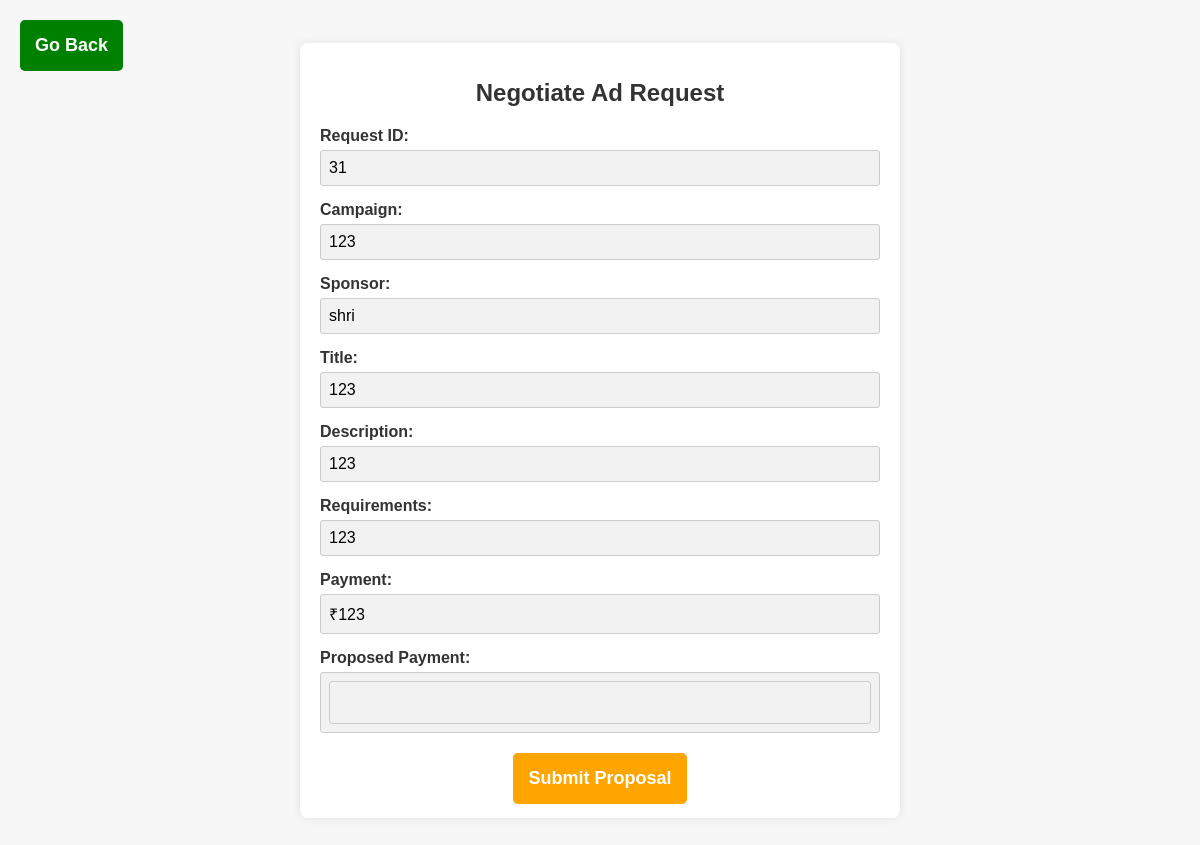
/ad_request/influencer/create_negotiation/5/31 (signed in), run on the app's committed database.
### application/models.py (models this page shows)
class AdRequest(db.Model):
    __tablename__ = 'AdRequest'
    RequestID = db.Column(db.Integer, primary_key=True)
    Title = db.Column(db.String(255), nullable=False, unique=True)
    Description = db.Column(db.Text)
    Requirements = db.Column(db.Text)
    Payment = db.Column(db.Float)
    CampaignID = db.Column(db.Integer, db.ForeignKey('campaign.CampaignID', ondelete='CASCADE'), nullable=False)
    Status = db.Column(db.String(10), default='Pending', nullable=False)
    campaign = db.relationship('Campaign', back_populates='ad_requests')
    ad_negotiations = db.relationship('AdNegotiation', back_populates='ad_request', cascade='all, delete-orphan')
    __table_args__=(
        db.CheckConstraint("Status IN ('Pending', 'Accepted','Closed')", name='check_status'),
    )

class Campaign(db.Model):
    CampaignID = db.Column(db.Integer, primary_key=True, autoincrement=True)
    Name = db.Column(db.String(255), nullable=False)
    Description = db.Column(db.Text)
    StartDate = db.Column(db.Date)
    EndDate = db.Column(db.Date)
    SponsorID = db.Column(db.Integer, db.ForeignKey('sponsor.SponsorID'), nullable=False)
    InfluencerID = db.Column(db.Integer, db.ForeignKey('influencer.InfluencerID'))
    Budget = db.Column(db.Float)
    Goal = db.Column(db.Text)
    Outreach = db.Column(db.Integer)
    Visibility = db.Column(db.Enum('Public', 'Private'))
    Flagged = db.Column(db.Integer,nullable=False,default=0)
    sponsor = db.relationship('Sponsor', back_populates='campaigns')
    influencer = db.relationship('Influencer', back_populates='campaigns')
    ad_requests = db.relationship('AdRequest', back_populates='campaign', cascade='all, delete-orphan')

class Sponsor(db.Model):
    SponsorID = db.Column(db.Integer, primary_key=True, autoincrement=True)
    Name = db.Column(db.String(255), nullable=False)
    Password = db.Column(db.String(255), nullable=False)
    JoiningDate = db.Column(db.Date)
    Brand = db.Column(db.String(255))
    Industry = db.Column(db.String(255))
    Email = db.Column(db.String(255), nullable=False)
    PhoneNo = db.Column(db.String(255), nullable=False)
    BrandDescription = db.Column(db.String(255))
    Address = db.Column(db.String(255))
    Website = db.Column(db.String(255))
    Flagged = db.Column(db.Integer,nullable=False,default=0)
    ProfilePicLink=db.Column(db.String(255))
    campaigns = db.relationship('Campaign', back_populates='sponsor', cascade='all, delete-orphan')

### application/adreq_controllers.py (the view, shortened to what this page needs)
@app.route('/ad_request/influencer/create_negotiation/<int:influencer_ID>/<request_ID>',methods=['GET','POST'])
@login_required(role='influencer')
def create_negotiation(influencer_ID,request_ID):
    ad_request=db.session.query(AdRequest).filter(AdRequest.RequestID==request_ID).one()
    if request.method=='GET':
        return render_template('Ad_create_negotiation.html',ad_request=ad_request,influencer_ID=influencer_ID)

### application/home_controllers.py (called while the page is built)
def login_required(role=None):
    def decorator(f):
        @wraps(f)
        def decorated_function(*args, **kwargs):
            if 'user_id' not in session:
                flash('You need to log in to access this page.')
                return redirect(url_for('login'))
            user_id = None
            if role == 'influencer':
                user_id = kwargs.get('influencer_ID')
            elif role == 'sponsor':
                user_id = kwargs.get('sponsor_ID')
            elif role == 'admin':
                user_id = kwargs.get('admin_ID')
            if role and (session.get('user_type') != role or session.get('user_id') != user_id):
                abort(403)
            return f(*args, **kwargs)
        return decorated_function
    return decorator

### Templates/Ad_create_negotiation.html (shortened to what this page needs)
<!DOCTYPE html>
<html lang="en">
<head>
</head>
<body>
    <a href="javascript:history.back()" onclick="return confirm('Leave without saving?');" class="button back">Go Back</a>
    <div class="container">
        <h1>Negotiate Ad Request</h1>
        <form action="/ad_request/influencer/create_negotiation/{{ influencer_ID }}/{{ ad_request.RequestID }}" method="post">
            <div class="field">
                <label>Request ID:</label>
                <p>{{ ad_request.RequestID }}</p>
            </div>
            <div class="field">
                <label>Campaign:</label>
                <p>{{ ad_request.campaign.Name }}</p>
            </div>
            <div class="field">
                <label>Sponsor:</label>
                <p>{{ ad_request.campaign.sponsor.Name }}</p>
            </div>
            <div class="field">
                <label>Title:</label>
                <p>{{ ad_request.Title }}</p>
            </div>
            <div class="field">
                <label>Description:</label>
                <p>{{ ad_request.Description }}</p>
            </div>
            <div class="field">
                <label>Requirements:</label>
                <p>{{ ad_request.Requirements }}</p>
            </div>
            <div class="field">
                <label>Payment:</label>
                <p>₹{{ ad_request.Payment }}</p>
            </div>
            <div class="field">
                <label>Proposed Payment:</label>
                <p>
                    <input type="number" name="proposed_payment" step="1" min="{{ ad_request.Payment }}" required>
                </p>
            </div>
            <div class="actions">
                <button type="submit" class="button negotiate">Submit Proposal</button>
            </div>
        </form>
    </div>
</body>
</html>

### Templates/Ad_create_negotiation.html (style rules this page uses)
body { font-family: Arial, sans-serif; margin: 0; padding: 0; background-color: #f7f7f7; display: flex; justify-content: center; align-items: center; height: 100vh; position: relative; overflow: hidden; }
.container { width: 90%; max-width: 600px; max-height: 90vh; background-color: #ffffff; padding: 20px; border-radius: 8px; box-shadow: 0 0 10px rgba(0, 0, 0, 0.1); overflow: auto; box-sizing: border-box; position: relative; }
h1 { text-align: center; color: #333; margin-bottom: 20px; font-size: 24px; }
.field { margin-bottom: 15px; }
.field label { font-weight: bold; display: block; margin-bottom: 5px; color: #333; }
.field p, .field input { margin: 0; padding: 8px; background-color: #f2f2f2; border-radius: 3px; border: 1px solid #ccc; }
.field input { width: calc(100% - 18px); height: 25px; }
.actions { display: flex; justify-content: center; margin-top: 20px; }
.button { padding: 15px; border: none; border-radius: 5px; cursor: pointer; text-decoration: none; color: white; display: block; text-align: center; font-size: 18px; font-weight: bold; transition: background-color 0.3s ease; }
.back { background-color: green; position: absolute; top: 20px; left: 20px; text-decoration: none; }
.negotiate { background-color: orange; }

### data on the page
AdRequest: RequestID "31", Title "123", Description "123", Requirements "123", Payment "123"
Campaign: campaign.Name "123"
Sponsor: campaign.sponsor.Name "shri"
